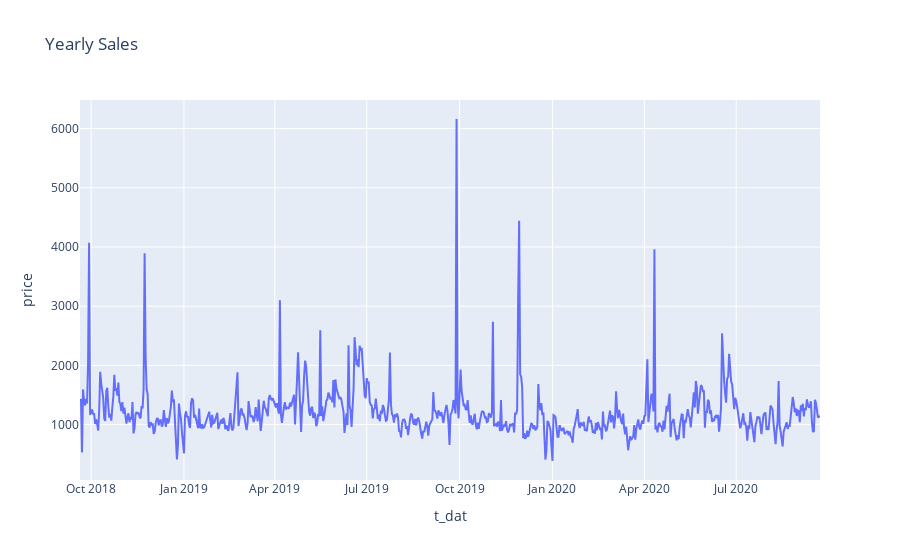

Notebook code for this chart:
### Code cell
fig = px.line(sales_by_date,x='t_dat',y='price',title = 'Yearly Sales')
fig.show()

### Figure 1 — Plotly figure (JSON) as saved in the notebook; plotly's stock layout.template omitted (floating-point values rounded to 4 significant figures; data arrays with more than 128 entries replaced by an {"elided": "..."} marker saying what was removed)
{"data": [{"hovertemplate": "t_dat=%{x}<br>price=%{y}<extra></extra>", "legendgroup": "", "line": {"color": "#636efa", "dash": "solid"}, "marker": {"symbol": "circle"}, "mode": "lines", "name": "", "orientation": "v", "showlegend": false, "type": "scatter", "x": {"elided": "734 str values"}, "xaxis": "x", "y": {"elided": "734 float values"}, "yaxis": "y"}], "layout": {"legend": {"tracegroupgap": 0}, "title": {"text": "Yearly Sales"}, "xaxis": {"anchor": "y", "domain": [0, 1], "title": {"text": "t_dat"}}, "yaxis": {"anchor": "x", "domain": [0, 1], "title": {"text": "price"}}}}
